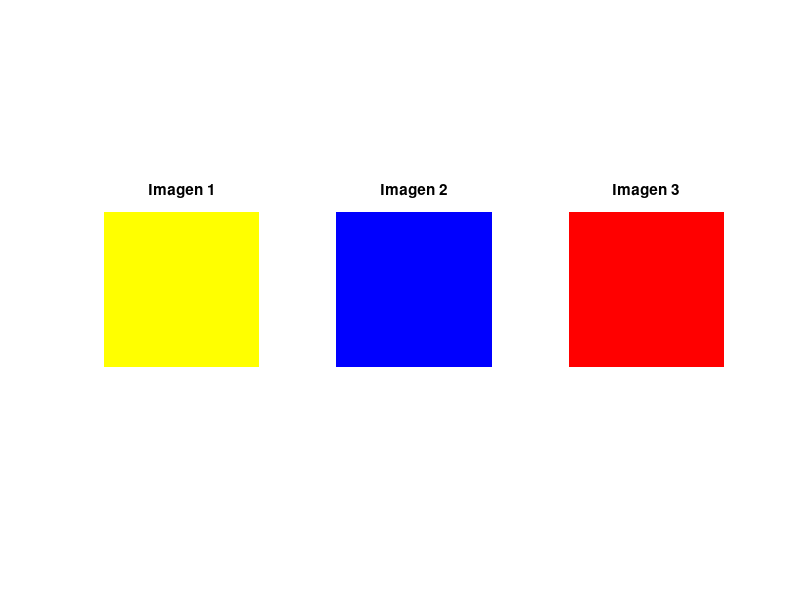

Write MATLAB code to recreate this figure.
%Creacion de una imagen a color de 500 x 750
%Intensidad de color 8 bit (0-255).  2 elevado 8 = 256
clc;
clear all;
%Matriz 
%Color Amarillo
a(1:50,1:50,1)=255/255;%Color rojo
a(1:50,1:50,2)=255/255;%Color verde
a(1:50,1:50,3)=0/255;%Color azul
%Transformar matriz a en imagen color en variable img
img=im2uint8(a);
subplot(1,3,1);%subplot(filas,columnas,posicion)
imshow(img);
title('Imagen 1');
%Color azul
b(1:50,1:50,1)=0/255;%Color rojo
b(1:50,1:50,2)=0/255;%Color verde
b(1:50,1:50,3)=255/255;%Color azul
img=im2uint8(b);
subplot(1,3,2);%subplot(filas,columnas,posicion)
imshow(img);
title('Imagen 2');
%Color rojo
c(1:50,1:50,1)=255/255;%Color rojo
c(1:50,1:50,2)=0/255;%Color verde
c(1:50,1:50,3)=0/255;%Color azul
%Transformar matriz a en imagen color en variable img
img=im2uint8(c);
subplot(1,3,3);%subplot(filas,columnas,posicion)
imshow(img);
title('Imagen 3');